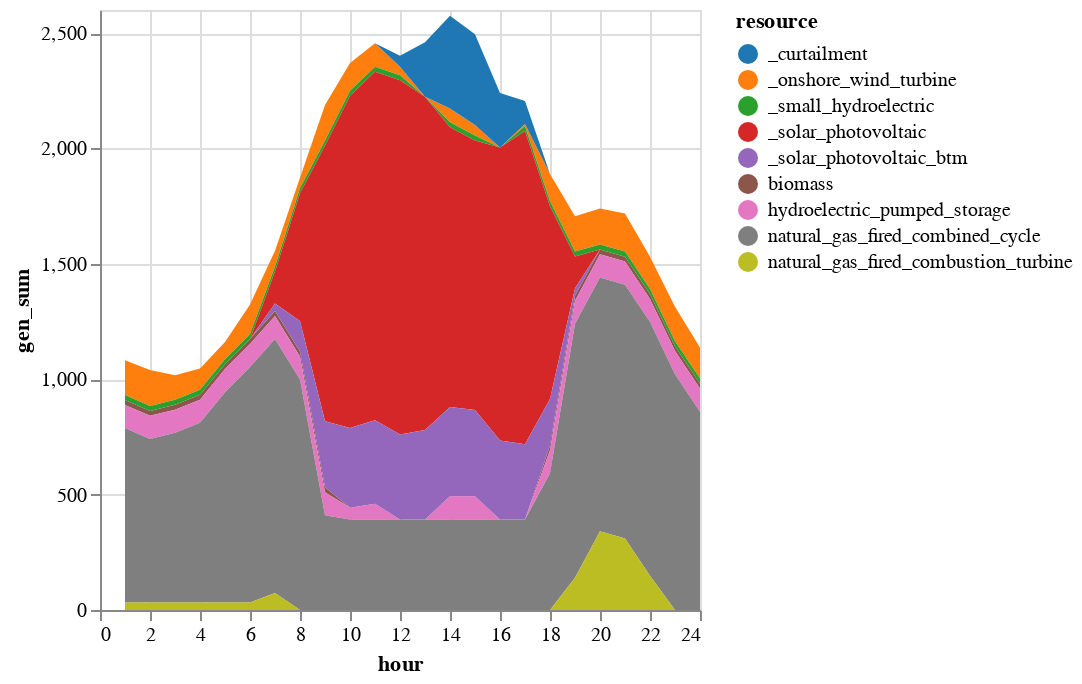

The cell this chart's notebook holds for it:
### Code cell
# Run the function to make a plot
p = plot_solution(solution, gen_df)
p

### Figure 1 — Vega-Lite specification as saved in the notebook (floating-point values rounded to 4 significant figures; data arrays with more than 128 entries replaced by an {"elided": "..."} marker saying what was removed)
{"data": {"values": {"elided": "216 records"}}, "encoding": {"color": {"field": "resource", "scale": {"scheme": "category10"}, "type": "nominal"}, "x": {"field": "hour", "type": "quantitative"}, "y": {"field": "gen_sum", "stack": "zero", "type": "quantitative"}}, "mark": "area"}
